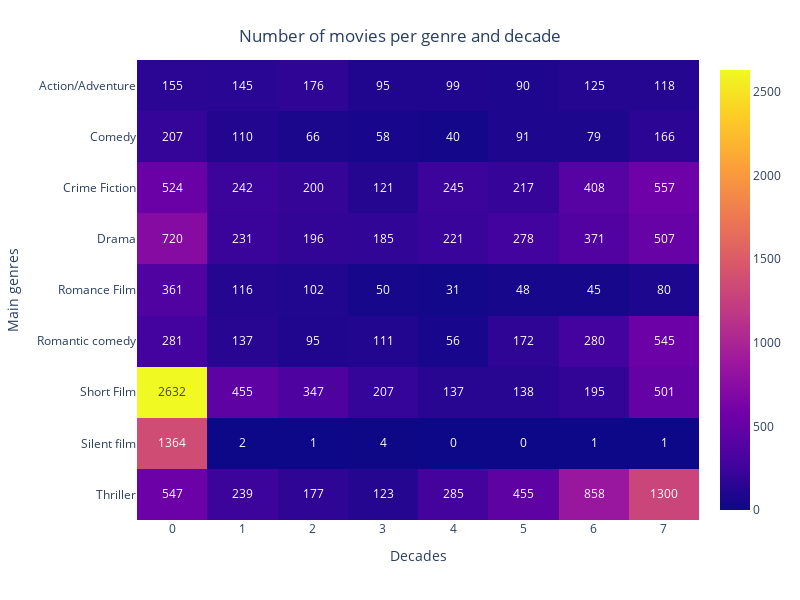

Here is the notebook cell this chart was saved with:
### Code cell
plot5 = px.imshow(df3, labels={'x':'Decades', 'y':'Main genres'}, width=800, height=600, text_auto=True)
title5 = {'text': "Number of movies per genre and decade", 'y':0.95, 'x':0.5, 'xanchor': 'center', 'yanchor': 'top'}
plot5.for_each_yaxis(lambda a: a.update(title_text=a.title.text.replace("sum of", "")))
plot5.update_layout(title=title5)

### Figure 1 — Plotly figure (JSON) as saved in the notebook; plotly's stock layout.template omitted (floating-point values rounded to 4 significant figures)
{"data": [{"coloraxis": "coloraxis", "hovertemplate": "Decades: %{x}<br>Main genres: %{y}<br>color: %{z}<extra></extra>", "name": "0", "texttemplate": "%{z}", "type": "heatmap", "x": [0, 1, 2, 3, 4, 5, 6, 7], "xaxis": "x", "y": ["Action/Adventure", "Comedy", "Crime Fiction", "Drama", "Romance Film", "Romantic comedy", "Short Film", "Silent film", "Thriller"], "yaxis": "y", "z": [[155, 145, 176, 95, 99, 90, 125, 118], [207, 110, 66, 58, 40, 91, 79, 166], [524, 242, 200, 121, 245, 217, 408, 557], [720, 231, 196, 185, 221, 278, 371, 507], [361, 116, 102, 50, 31, 48, 45, 80], [281, 137, 95, 111, 56, 172, 280, 545], [2632, 455, 347, 207, 137, 138, 195, 501], [1364, 2, 1, 4, 0, 0, 1, 1], [547, 239, 177, 123, 285, 455, 858, 1300]]}], "layout": {"coloraxis": {"colorscale": [[0, "#0d0887"], [0.1111, "#46039f"], [0.2222, "#7201a8"], [0.3333, "#9c179e"], [0.4444, "#bd3786"], [0.5556, "#d8576b"], [0.6667, "#ed7953"], [0.7778, "#fb9f3a"], [0.8889, "#fdca26"], [1, "#f0f921"]]}, "height": 600, "margin": {"t": 60}, "title": {"text": "Number of movies per genre and decade", "x": 0.5, "xanchor": "center", "y": 0.95, "yanchor": "top"}, "width": 800, "xaxis": {"anchor": "y", "constrain": "domain", "domain": [0, 1], "scaleanchor": "y", "title": {"text": "Decades"}}, "yaxis": {"anchor": "x", "autorange": "reversed", "constrain": "domain", "domain": [0, 1], "title": {"text": "Main genres"}}}}
